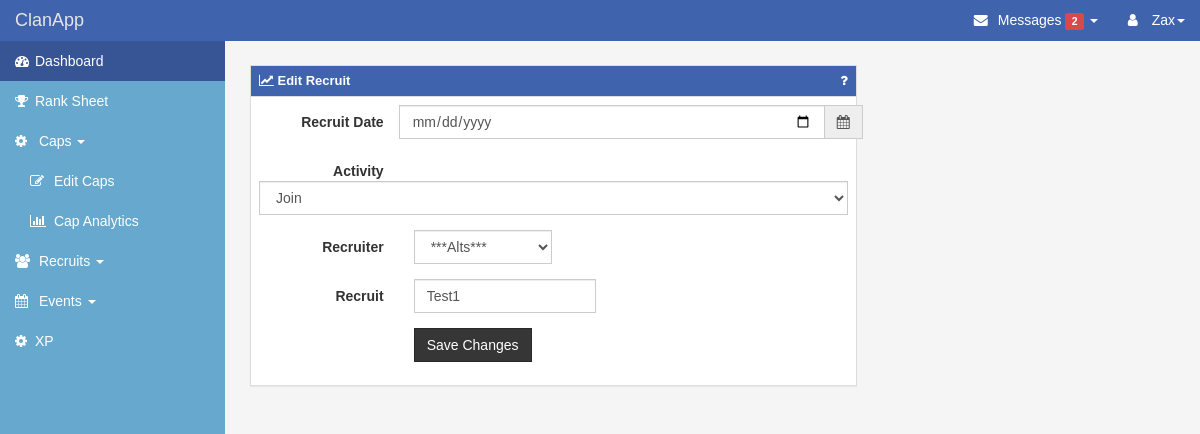
Page /recruits/edit/1 (signed in) on the earlier database version.
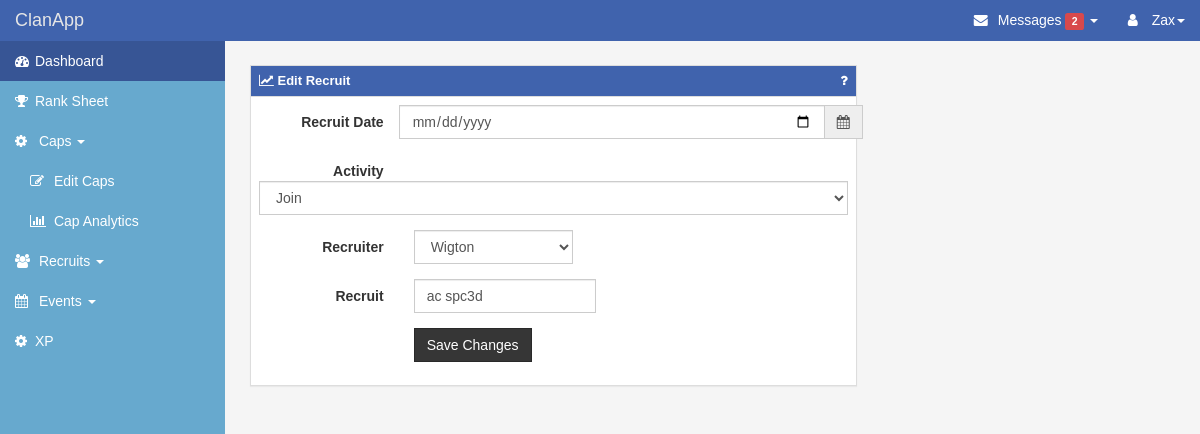
Same page on the later database version.
### app/models.py (models this page shows, shortened)
class Recruits(db.Model):
    __tablename__ = "recruits"
    id = db.Column(db.Integer, primary_key=True, autoincrement=True, nullable=False)
    recruit_date = db.Column(db.Date, index=True, unique=False)
    activity_type = db.Column(db.String(15), index=True, unique=False)
    recruiter = db.Column(db.String(15), index=True, unique=False)
    recruit = db.Column(db.String(15), index=True, unique=False)
    points = db.Column(db.Integer, index=True, unique=False)
    change_to_recruit_count = db.Column(db.Integer, index=True, unique=False)

### app/recruits/views.py (the view, shortened to what this page needs)
@recruits.route('/recruits/edit/<int:id>', methods=['GET', 'POST'])
@login_required
def edit_recruit(id):
    recruit = models.Recruits.query.get_or_404(id)
    form = RecruitsForm(obj=recruit)
    return render_template('recruits/recruit.html', action="recruits.edit_recruit", id=id, form=form,
                           title="Edit Recruit", button_text="Save Changes")

### app/recruits/forms.py
class RecruitsForm(FlaskForm):
    def __init__(self, *args, **kwargs):
        super(RecruitsForm, self).__init__(*args, **kwargs)
        self.recruiter.choices = [(account.rsn, account.rsn) for account in
                                  models.Accounts.query]  # .filter(models.Accounts.in_clan == 'Yes')]
        self.recruiter.choices.extend([('***Unknown***', '***Unknown***'),
                                       ("***Alts***", "***Alts***"), ("***Founder***", "***Founder***")])
        self.recruiter.choices.sort(key=lambda t: tuple(t[0].lower()))
    recruit_date = DateField('Event Date', format='%Y/%m/%d')
    activity = SelectField("Activity Type Choices", choices=[('Join', 'Join'), ('Leave', 'Leave')],
                           validators=[DataRequired()])
    recruiter = SelectField("RSN Choices", validators=[DataRequired()])
    recruit = StringField('recruit', validators=[DataRequired()])

### app/__init__.py (called while the page is built)
@login_manager.user_loader
def load_user(user_id):
    return models.Users.query.get(int(user_id))

### app/models.py (called while the page is built)
    @property
    def is_authenticated(self):
        return True

### app/templates/recruits/recruit.html (shortened to what this page needs)
{% extends "layout.html" %}
{% block content %}
<div class="col-md-8">
    <div class="panel panel-primary">
        <div class="panel-heading">
            <h3 class="panel-title"><i class="fa fa-line-chart"></i> {{ title }} <a class="pull-right fa fa-question" href="#" style="text-decoration:none;"></a></h3>
        </div>
        <div class="panel-body">
            <form method="post" action="{{ url_for(action, id=id) }}" id="eventForm" class="form-horizontal">
                <div class="form-group">
                    <label class="col-xs-3 control-label">Recruit Date</label>
                    <div class="input-group input-append date" id="datePicker">
                        {{ form.recruit_date(class_="form-control") }}
                        <span class="input-group-addon add-on"><span class="fa fa-calendar"></span></span>
                    </div>
                </div>
                <div class="form-group">
                    <label class="col-xs-3 control-label">Activity</label>
                    <div class="col-xs-12" name="Activity Type">
                        {{ form.activity(class_="form-control") }}
                    </div>
                </div>
                <div class="form-group">
                    <label class="col-xs-3 control-label">Recruiter</label>
                    <div class="col-xs-5 date">
                        <div class="input-group input-append date">
                            {{ form.recruiter(class_="form-control") }}
                        </div>
                    </div>
                </div>
                <div class="form-group">
                    <label class="col-xs-3 control-label">Recruit</label>
                    <div class="col-xs-5 date">
                        <div class="input-group input-append date">
                            {{ form.recruit(class_="form-control") }}
                        </div>
                    </div>
                </div>
                <div class="form-group">
                    <div class="col-xs-5 col-xs-offset-3">
                        <button type="submit" class="btn btn-default"> {{ button_text }} </button>
                    </div>
                </div>
            </form>
        </div>
    </div>
</div>
{% endblock %}

### app/templates/layout.html (shortened to what this page needs)
<!DOCTYPE html>
<html lang="en">
<head>
    <link href="{{ url_for('static', filename = 'css/bootstrap.min.css') }}" rel="stylesheet" type="text/css">
    <link rel="stylesheet" href="https://maxcdn.bootstrapcdn.com/font-awesome/4.6.3/css/font-awesome.min.css">
    <link id="themecss" rel="stylesheet" type="text/css" href="http://www.shieldui.com/shared/components/latest/css/light/all.min.css" />
    <link rel="stylesheet" href="//cdnjs.cloudflare.com/ajax/libs/bootstrap-datepicker/1.3.0/css/datepicker.min.css" />
    <link rel="stylesheet" href="//cdnjs.cloudflare.com/ajax/libs/bootstrap-datepicker/1.3.0/css/datepicker3.min.css" />
    <link rel="stylesheet" type="text/css" href="{{ url_for('static', filename = 'css/theme.css') }}" />
    <link rel="stylesheet" type="text/css" href="{{ url_for('static', filename = 'css/dashboard.css') }}" />
</head>
<body>
    <div id="wrapper">
        <nav class="navbar navbar-default navbar-fixed-top" role="navigation">
            <div class="navbar-header">
                <a class="navbar-brand" href="index.html" title="ClanApp">ClanApp</a>
            </div>
            <div class="collapse navbar-collapse navbar-ex1-collapse">
                <ul class="nav navbar-nav side-nav">
                    <li class="active"><a href="/index"><i class="fa fa-tachometer" aria-hidden="true"></i><span class="hidden-xs hidden-sm">Dashboard</span></a></li>
                    <li><a href="/ranksheet"><i class="fa fa-trophy"></i><span class="hidden-xs hidden-sm">Rank Sheet</span></a></li>
                    <li class="nav nav-list nav-list-expandable nav-list-expanded">
                        <a><i class="fa fa-cog"></i> Caps <span class="caret"></span></a>
                        <ul class="nav navbar-nav">
                            <li><a href="/caps"><i class="fa fa-edit"></i> Edit Caps</a></li>
                            <li><a href="/viewcaps"><i class="fa fa-bar-chart"></i> Cap Analytics</a></li>
                        </ul>
                    </li>
                    <li class="nav nav-list nav-list-expandable nav-list-expanded">
                        <a><i class="fa fa-users" aria-hidden="true"></i> Recruits <span class="caret"></span></a>
                    </li>
                    <li class="nav nav-list nav-list-expandable nav-list-expanded">
                        <a><i class="fa fa-calendar" aria-hidden="true"></i> Events <span class="caret"></span></a>
                    </li>
                    <li><a href="/xp"><i class="fa fa-cog" aria-hidden="true"></i><span class="hidden-xs hidden-sm">XP</span></a></li>
                </ul>
                <ul class="nav navbar-nav navbar-right navbar-user">
                    <li class="dropdown messages-dropdown">
                        <a href="#" class="dropdown-toggle" data-toggle="dropdown"><i class="fa fa-envelope"></i> Messages <span class="label label-danger">2</span> <b class="caret"></b></a>
                    </li>
                    {% if current_user.is_authenticated %}
                        <li class="dropdown user-dropdown">
                           <a href="#" class="dropdown-toggle" data-toggle="dropdown"><i class="fa fa-user"></i> {{ current_user.username }}<b class="caret"></b></a>
                       </li>
                    {% else %}
                        <li><a href="/login"><i class="fa fa-sign-out"></i> Login</a></li>
                    {% endif %}
                </ul>
            </div>
        </nav>
        <div id="page-wrapper">
            <div class="row">
                    {% block content %} {% endblock %}
            </div>
        </div>
    </div>
</body>
</html>

Differences in the rows shown:
changed Recruits: recruiter "***Alts***" → "Wigton"; recruit "Test1" → "ac spc3d"
